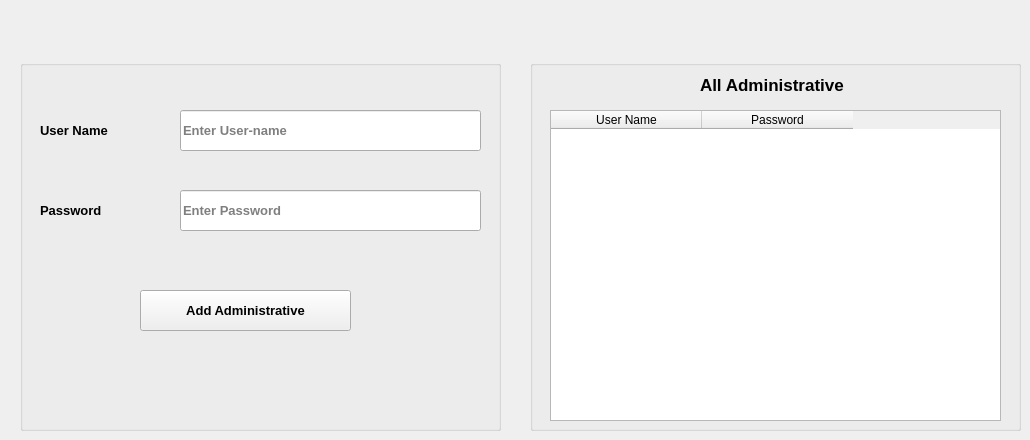
      <widget class="QWidget" name="tab_47">
       <attribute name="title">
        <string>Add_admin</string>
       </attribute>
       <widget class="QGroupBox" name="groupBox_50">
        <property name="geometry">
         <rect>
          <x>20</x>
          <y>60</y>
          <width>481</width>
          <height>371</height>
         </rect>
        </property>
        <property name="title">
         <string/>
        </property>
        <widget class="QLineEdit" name="lineEdit_82">
         <property name="geometry">
          <rect>
           <x>160</x>
           <y>130</y>
           <width>301</width>
           <height>41</height>
          </rect>
         </property>
         <property name="font">
          <font>
           <pointsize>10</pointsize>
           <weight>75</weight>
           <bold>true</bold>
          </font>
         </property>
         <property name="placeholderText">
          <string>Enter Password</string>
         </property>
        </widget>
        <widget class="QLabel" name="label_128">
         <property name="geometry">
          <rect>
           <x>20</x>
           <y>130</y>
           <width>121</width>
           <height>41</height>
          </rect>
         </property>
         <property name="font">
          <font>
           <pointsize>10</pointsize>
           <weight>75</weight>
           <bold>true</bold>
          </font>
         </property>
         <property name="styleSheet">
          <string notr="true"/>
         </property>
         <property name="text">
          <string>Password</string>
         </property>
        </widget>
        <widget class="QLineEdit" name="lineEdit_83">
         <property name="geometry">
          <rect>
           <x>160</x>
           <y>50</y>
           <width>301</width>
           <height>41</height>
          </rect>
         </property>
         <property name="font">
          <font>
           <pointsize>10</pointsize>
           <weight>75</weight>
           <bold>true</bold>
          </font>
         </property>
         <property name="placeholderText">
          <string>Enter User-name </string>
         </property>
        </widget>
        <widget class="QLabel" name="label_129">
         <property name="geometry">
          <rect>
           <x>20</x>
           <y>50</y>
           <width>121</width>
           <height>41</height>
          </rect>
         </property>
         <property name="font">
          <font>
           <pointsize>10</pointsize>
           <weight>75</weight>
           <bold>true</bold>
          </font>
         </property>
         <property name="styleSheet">
          <string notr="true"/>
         </property>
         <property name="text">
          <string>User Name</string>
         </property>
        </widget>
        <widget class="QPushButton" name="pushButton_104">
         <property name="geometry">
          <rect>
           <x>120</x>
           <y>230</y>
           <width>211</width>
           <height>41</height>
          </rect>
         </property>
         <property name="font">
          <font>
           <pointsize>10</pointsize>
           <weight>75</weight>
           <bold>true</bold>
          </font>
         </property>
         <property name="styleSheet">
          <string notr="true"/>
         </property>
         <property name="text">
          <string>Add Administrative</string>
         </property>
         <property name="icon">
          <iconset resource="icons.qrc">
           <normaloff>:/imag/plu.webp</normaloff>:/imag/plu.webp</iconset>
         </property>
         <property name="iconSize">
          <size>
           <width>70</width>
           <height>43</height>
          </size>
         </property>
        </widget>
       </widget>
       <widget class="QGroupBox" name="groupBox_16">
        <property name="geometry">
         <rect>
          <x>530</x>
          <y>60</y>
          <width>491</width>
          <height>371</height>
         </rect>
        </property>
        <property name="title">
         <string/>
        </property>
        <widget class="QTableWidget" name="tableWidget_6">
         <property name="geometry">
          <rect>
           <x>20</x>
           <y>50</y>
           <width>451</width>
           <height>311</height>
          </rect>
         </property>
         <property name="rowCount">
          <number>0</number>
         </property>
         <property name="columnCount">
          <number>2</number>
         </property>
         <attribute name="horizontalHeaderMinimumSectionSize">
          <number>43</number>
         </attribute>
         <attribute name="horizontalHeaderDefaultSectionSize">
          <number>151</number>
         </attribute>
         <column>
          <property name="text">
           <string>User Name</string>
          </property>
         </column>
         <column>
          <property name="text">
           <string>Password</string>
          </property>
         </column>
        </widget>
        <widget class="QLabel" name="label_3">
         <property name="geometry">
          <rect>
           <x>170</x>
           <y>9</y>
           <width>161</width>
           <height>31</height>
          </rect>
         </property>
         <property name="font">
          <font>
           <pointsize>13</pointsize>
           <weight>75</weight>
           <bold>true</bold>
          </font>
         </property>
         <property name="layoutDirection">
          <enum>Qt::LeftToRight</enum>
         </property>
         <property name="styleSheet">
          <string notr="true">border:none</string>
         </property>
         <property name="text">
          <string>All Administrative</string>
         </property>
        </widget>
       </widget>
      </widget>
